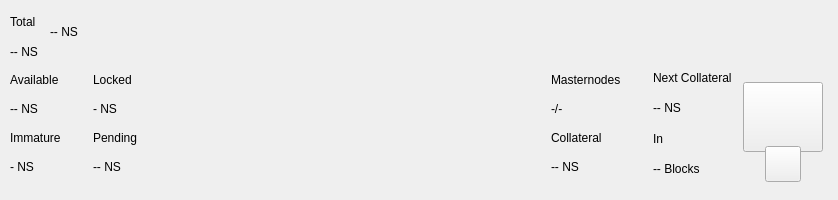
<?xml version="1.0" encoding="UTF-8"?>
<ui version="4.0">
 <class>TopBar</class>
 <widget class="QWidget" name="TopBar">
  <property name="geometry">
   <rect>
    <x>0</x>
    <y>0</y>
    <width>838</width>
    <height>200</height>
   </rect>
  </property>
  <property name="minimumSize">
   <size>
    <width>0</width>
    <height>200</height>
   </size>
  </property>
  <property name="maximumSize">
   <size>
    <width>16777215</width>
    <height>200</height>
   </size>
  </property>
  <property name="windowTitle">
   <string>Form</string>
  </property>
  <layout class="QVBoxLayout" name="verticalLayout_10" stretch="0">
   <property name="spacing">
    <number>0</number>
   </property>
   <property name="leftMargin">
    <number>0</number>
   </property>
   <property name="topMargin">
    <number>0</number>
   </property>
   <property name="rightMargin">
    <number>0</number>
   </property>
   <property name="bottomMargin">
    <number>0</number>
   </property>
   <item>
    <widget class="PFBorderImage" name="containerTop">
     <layout class="QVBoxLayout" name="verticalLayout_11">
      <property name="spacing">
       <number>0</number>
      </property>
      <property name="leftMargin">
       <number>0</number>
      </property>
      <property name="topMargin">
       <number>0</number>
      </property>
      <property name="rightMargin">
       <number>0</number>
      </property>
      <property name="bottomMargin">
       <number>0</number>
      </property>
      <item>
       <widget class="QWidget" name="top_container_2" native="true">
        <property name="minimumSize">
         <size>
          <width>0</width>
          <height>65</height>
         </size>
        </property>
        <layout class="QHBoxLayout" name="top_container">
         <property name="spacing">
          <number>0</number>
         </property>
         <property name="leftMargin">
          <number>10</number>
         </property>
         <property name="topMargin">
          <number>0</number>
         </property>
         <property name="rightMargin">
          <number>10</number>
         </property>
         <property name="bottomMargin">
          <number>0</number>
         </property>
         <item>
          <layout class="QHBoxLayout" name="horizontalLayout_4">
           <property name="spacing">
            <number>12</number>
           </property>
           <property name="rightMargin">
            <number>0</number>
           </property>
           <item>
            <widget class="QWidget" name="widgetAmount" native="true">
             <layout class="QVBoxLayout" name="verticalLayout_2">
              <property name="spacing">
               <number>2</number>
              </property>
              <property name="leftMargin">
               <number>0</number>
              </property>
              <property name="topMargin">
               <number>8</number>
              </property>
              <property name="rightMargin">
               <number>0</number>
              </property>
              <property name="bottomMargin">
               <number>0</number>
              </property>
              <item>
               <widget class="QLabel" name="labelTitle1">
                <property name="text">
                 <string>Total</string>
                </property>
               </widget>
              </item>
              <item>
               <widget class="QLabel" name="labelAmountPiv">
                <property name="text">
                 <string notr="true">-- NS</string>
                </property>
               </widget>
              </item>
             </layout>
            </widget>
           </item>
           <item alignment="Qt::AlignVCenter">
            <widget class="QWidget" name="widgetTopAmount" native="true">
             <property name="sizePolicy">
              <sizepolicy hsizetype="Preferred" vsizetype="Maximum">
               <horstretch>0</horstretch>
               <verstretch>0</verstretch>
              </sizepolicy>
             </property>
             <layout class="QHBoxLayout" name="horizontalLayout_5">
              <property name="spacing">
               <number>0</number>
              </property>
              <property name="leftMargin">
               <number>0</number>
              </property>
              <property name="topMargin">
               <number>0</number>
              </property>
              <property name="rightMargin">
               <number>0</number>
              </property>
              <property name="bottomMargin">
               <number>0</number>
              </property>
              <item alignment="Qt::AlignTop">
               <widget class="QLabel" name="labelAmountTopPiv">
                <property name="minimumSize">
                 <size>
                  <width>0</width>
                  <height>36</height>
                 </size>
                </property>
                <property name="styleSheet">
                 <string notr="true">padding:0px;margin:0px;</string>
                </property>
                <property name="text">
                 <string notr="true">-- NS</string>
                </property>
               </widget>
              </item>
             </layout>
            </widget>
           </item>
           <item>
            <spacer name="horizontalSpacer">
             <property name="orientation">
              <enum>Qt::Horizontal</enum>
             </property>
             <property name="sizeHint" stdset="0">
              <size>
               <width>40</width>
               <height>20</height>
              </size>
             </property>
            </spacer>
           </item>
           <item alignment="Qt::AlignRight">
            <widget class="QWidget" name="layoutSync" native="true">
             <property name="minimumSize">
              <size>
               <width>0</width>
               <height>36</height>
              </size>
             </property>
             <property name="maximumSize">
              <size>
               <width>16777215</width>
               <height>36</height>
              </size>
             </property>
             <layout class="QVBoxLayout" name="verticalLayout_9">
              <property name="leftMargin">
               <number>0</number>
              </property>
              <property name="topMargin">
               <number>0</number>
              </property>
              <property name="rightMargin">
               <number>0</number>
              </property>
              <property name="bottomMargin">
               <number>0</number>
              </property>
              <item>
               <widget class="ExpandableButton" name="pushButtonSync" native="true">
                <property name="minimumSize">
                 <size>
                  <width>36</width>
                  <height>36</height>
                 </size>
                </property>
                <property name="maximumSize">
                 <size>
                  <width>16777215</width>
                  <height>36</height>
                 </size>
                </property>
               </widget>
              </item>
             </layout>
            </widget>
           </item>
           <item>
            <widget class="ExpandableButton" name="pushButtonHDUpgrade" native="true">
             <property name="minimumSize">
              <size>
               <width>36</width>
               <height>36</height>
              </size>
             </property>
             <property name="maximumSize">
              <size>
               <width>16777215</width>
               <height>36</height>
              </size>
             </property>
            </widget>
           </item>
           <item>
            <widget class="ExpandableButton" name="pushButtonStack" native="true">
             <property name="minimumSize">
              <size>
               <width>36</width>
               <height>36</height>
              </size>
             </property>
             <property name="maximumSize">
              <size>
               <width>16777215</width>
               <height>36</height>
              </size>
             </property>
            </widget>
           </item>
           <item>
            <widget class="ExpandableButton" name="pushButtonConf" native="true">
             <property name="minimumSize">
              <size>
               <width>36</width>
               <height>36</height>
              </size>
             </property>
             <property name="maximumSize">
              <size>
               <width>16777215</width>
               <height>36</height>
              </size>
             </property>
            </widget>
           </item>
           <item>
            <widget class="ExpandableButton" name="pushButtonMasternodes" native="true">
             <property name="minimumSize">
              <size>
               <width>36</width>
               <height>36</height>
              </size>
             </property>
             <property name="maximumSize">
              <size>
               <width>16777215</width>
               <height>36</height>
              </size>
             </property>
            </widget>
           </item>
           <item>
            <widget class="ExpandableButton" name="pushButtonConsole" native="true">
             <property name="minimumSize">
              <size>
               <width>36</width>
               <height>36</height>
              </size>
             </property>
             <property name="maximumSize">
              <size>
               <width>16777215</width>
               <height>36</height>
              </size>
             </property>
            </widget>
           </item>
           <item>
            <widget class="ExpandableButton" name="pushButtonConnection" native="true">
             <property name="minimumSize">
              <size>
               <width>36</width>
               <height>36</height>
              </size>
             </property>
             <property name="maximumSize">
              <size>
               <width>16777215</width>
               <height>36</height>
              </size>
             </property>
            </widget>
           </item>
           <item>
            <widget class="ExpandableButton" name="pushButtonTor" native="true">
             <property name="minimumSize">
              <size>
               <width>36</width>
               <height>36</height>
              </size>
             </property>
             <property name="maximumSize">
              <size>
               <width>16777215</width>
               <height>36</height>
              </size>
             </property>
            </widget>
           </item>
           <item>
            <widget class="ExpandableButton" name="pushButtonLock" native="true">
             <property name="sizePolicy">
              <sizepolicy hsizetype="Expanding" vsizetype="Expanding">
               <horstretch>0</horstretch>
               <verstretch>0</verstretch>
              </sizepolicy>
             </property>
             <property name="minimumSize">
              <size>
               <width>36</width>
               <height>0</height>
              </size>
             </property>
             <property name="maximumSize">
              <size>
               <width>16777215</width>
               <height>36</height>
              </size>
             </property>
            </widget>
           </item>
           <item>
            <widget class="ExpandableButton" name="pushButtonTheme" native="true">
             <property name="minimumSize">
              <size>
               <width>36</width>
               <height>36</height>
              </size>
             </property>
             <property name="maximumSize">
              <size>
               <width>16777215</width>
               <height>36</height>
              </size>
             </property>
            </widget>
           </item>
           <item>
            <widget class="ExpandableButton" name="pushButtonFAQ" native="true">
             <property name="minimumSize">
              <size>
               <width>36</width>
               <height>36</height>
              </size>
             </property>
             <property name="maximumSize">
              <size>
               <width>16777215</width>
               <height>36</height>
              </size>
             </property>
            </widget>
           </item>
          </layout>
         </item>
        </layout>
       </widget>
      </item>
      <item>
       <widget class="QWidget" name="bottom_container" native="true">
        <property name="minimumSize">
         <size>
          <width>0</width>
          <height>135</height>
         </size>
        </property>
        <layout class="QHBoxLayout" name="botton_container">
         <property name="leftMargin">
          <number>10</number>
         </property>
         <property name="topMargin">
          <number>0</number>
         </property>
         <property name="rightMargin">
          <number>10</number>
         </property>
         <property name="bottomMargin">
          <number>10</number>
         </property>
         <item>
          <layout class="QHBoxLayout" name="horizontalLayout_3">
           <property name="spacing">
            <number>0</number>
           </property>
           <property name="bottomMargin">
            <number>9</number>
           </property>
           <item>
            <layout class="QVBoxLayout" name="verticalLayout_7">
             <property name="spacing">
              <number>0</number>
             </property>
             <property name="leftMargin">
              <number>0</number>
             </property>
             <property name="rightMargin">
              <number>0</number>
             </property>
             <item>
              <layout class="QHBoxLayout" name="horizontalLayout_2">
               <property name="spacing">
                <number>0</number>
               </property>
               <item>
                <layout class="QVBoxLayout" name="verticalLayout_6">
                 <item>
                  <widget class="QLabel" name="labelTitle5">
                   <property name="text">
                    <string>Available</string>
                   </property>
                  </widget>
                 </item>
                 <item>
                  <widget class="QLabel" name="labelAvailablePiv">
                   <property name="text">
                    <string>-- NS</string>
                   </property>
                  </widget>
                 </item>
                 <item>
                  <widget class="QLabel" name="labelTitle4">
                   <property name="text">
                    <string>Immature</string>
                   </property>
                  </widget>
                 </item>
                 <item>
                  <widget class="QLabel" name="labelImmaturePiv">
                   <property name="text">
                    <string notr="true">- NS</string>
                   </property>
                  </widget>
                 </item>
                </layout>
               </item>
               <item>
                <layout class="QVBoxLayout" name="verticalLayout_8">
                 <property name="leftMargin">
                  <number>32</number>
                 </property>
                 <item>
                  <widget class="QLabel" name="labelTitle6">
                   <property name="text">
                    <string>Locked</string>
                   </property>
                  </widget>
                 </item>
                 <item>
                  <widget class="QLabel" name="labelLockedPiv">
                   <property name="text">
                    <string>- NS</string>
                   </property>
                  </widget>
                 </item>
                 <item>
                  <widget class="QLabel" name="labelTitle3">
                   <property name="text">
                    <string>Pending</string>
                   </property>
                  </widget>
                 </item>
                 <item>
                  <widget class="QLabel" name="labelPendingPiv">
                   <property name="text">
                    <string notr="true">-- NS</string>
                   </property>
                  </widget>
                 </item>
                </layout>
               </item>
              </layout>
             </item>
            </layout>
           </item>
          </layout>
         </item>
         <item>
          <spacer name="horizontalSpacer_2">
           <property name="orientation">
            <enum>Qt::Horizontal</enum>
           </property>
           <property name="sizeHint" stdset="0">
            <size>
             <width>40</width>
             <height>20</height>
            </size>
           </property>
          </spacer>
         </item>
         <item>
          <layout class="QHBoxLayout" name="horizontalLayout_6">
           <property name="spacing">
            <number>0</number>
           </property>
           <property name="rightMargin">
            <number>0</number>
           </property>
           <property name="bottomMargin">
            <number>9</number>
           </property>
           <item>
            <layout class="QVBoxLayout" name="verticalLayout_5">
             <item>
              <widget class="QLabel" name="labelMasternodesTitle">
               <property name="text">
                <string>Masternodes</string>
               </property>
              </widget>
             </item>
             <item>
              <widget class="QLabel" name="labelMasternodeCount">
               <property name="text">
                <string>-/-</string>
               </property>
              </widget>
             </item>
             <item>
              <widget class="QLabel" name="labelTitle8">
               <property name="text">
                <string>Collateral</string>
               </property>
              </widget>
             </item>
             <item>
              <widget class="QLabel" name="labelCollateralPiv">
               <property name="text">
                <string notr="true">-- NS</string>
               </property>
              </widget>
             </item>
            </layout>
           </item>
           <item>
            <widget class="QWidget" name="widgetNextCollateral" native="true">
             <layout class="QVBoxLayout" name="verticalLayout_12">
              <property name="leftMargin">
               <number>32</number>
              </property>
              <property name="topMargin">
               <number>0</number>
              </property>
              <property name="rightMargin">
               <number>0</number>
              </property>
              <property name="bottomMargin">
               <number>0</number>
              </property>
              <item>
               <widget class="QLabel" name="labelNextMasternodesTitle">
                <property name="text">
                 <string>Next Collateral</string>
                </property>
               </widget>
              </item>
              <item>
               <widget class="QLabel" name="labelNextCollateralValue">
                <property name="text">
                 <string>-- NS</string>
                </property>
               </widget>
              </item>
              <item>
               <widget class="QLabel" name="labelTitle9">
                <property name="text">
                 <string>In</string>
                </property>
               </widget>
              </item>
              <item>
               <widget class="QLabel" name="labelNextCollateralBlocks">
                <property name="text">
                 <string notr="true">-- Blocks</string>
                </property>
               </widget>
              </item>
             </layout>
            </widget>
           </item>
          </layout>
         </item>
         <item>
          <widget class="QWidget" name="qrContainer" native="true">
           <property name="sizePolicy">
            <sizepolicy hsizetype="Preferred" vsizetype="Minimum">
             <horstretch>0</horstretch>
             <verstretch>0</verstretch>
            </sizepolicy>
           </property>
           <property name="minimumSize">
            <size>
             <width>90</width>
             <height>110</height>
            </size>
           </property>
           <property name="maximumSize">
            <size>
             <width>90</width>
             <height>110</height>
            </size>
           </property>
           <layout class="QVBoxLayout" name="containerQR">
            <property name="spacing">
             <number>0</number>
            </property>
            <property name="leftMargin">
             <number>5</number>
            </property>
            <property name="topMargin">
             <number>10</number>
            </property>
            <property name="rightMargin">
             <number>5</number>
            </property>
            <property name="bottomMargin">
             <number>0</number>
            </property>
            <item>
             <widget class="QPushButton" name="btnQr">
              <property name="minimumSize">
               <size>
                <width>70</width>
                <height>70</height>
               </size>
              </property>
              <property name="maximumSize">
               <size>
                <width>16777215</width>
                <height>70</height>
               </size>
              </property>
              <property name="focusPolicy">
               <enum>Qt::NoFocus</enum>
              </property>
              <property name="text">
               <string/>
              </property>
              <property name="iconSize">
               <size>
                <width>70</width>
                <height>70</height>
               </size>
              </property>
             </widget>
            </item>
            <item>
             <spacer name="verticalSpacer">
              <property name="orientation">
               <enum>Qt::Vertical</enum>
              </property>
              <property name="sizeType">
               <enum>QSizePolicy::Fixed</enum>
              </property>
              <property name="sizeHint" stdset="0">
               <size>
                <width>20</width>
                <height>20</height>
               </size>
              </property>
             </spacer>
            </item>
            <item alignment="Qt::AlignHCenter|Qt::AlignBottom">
             <widget class="QPushButton" name="pushButtonQR">
              <property name="minimumSize">
               <size>
                <width>36</width>
                <height>36</height>
               </size>
              </property>
              <property name="maximumSize">
               <size>
                <width>36</width>
                <height>36</height>
               </size>
              </property>
              <property name="focusPolicy">
               <enum>Qt::NoFocus</enum>
              </property>
              <property name="text">
               <string/>
              </property>
             </widget>
            </item>
           </layout>
          </widget>
         </item>
        </layout>
       </widget>
      </item>
     </layout>
    </widget>
   </item>
  </layout>
 </widget>
 <customwidgets>
  <customwidget>
   <class>ExpandableButton</class>
   <extends>QWidget</extends>
   <header>qt/pivx/expandablebutton.h</header>
   <container>1</container>
  </customwidget>
  <customwidget>
   <class>PFBorderImage</class>
   <extends>QFrame</extends>
   <header>qt/pivx/pfborderimage.h</header>
   <container>1</container>
  </customwidget>
 </customwidgets>
 <resources/>
 <connections/>
</ui>
